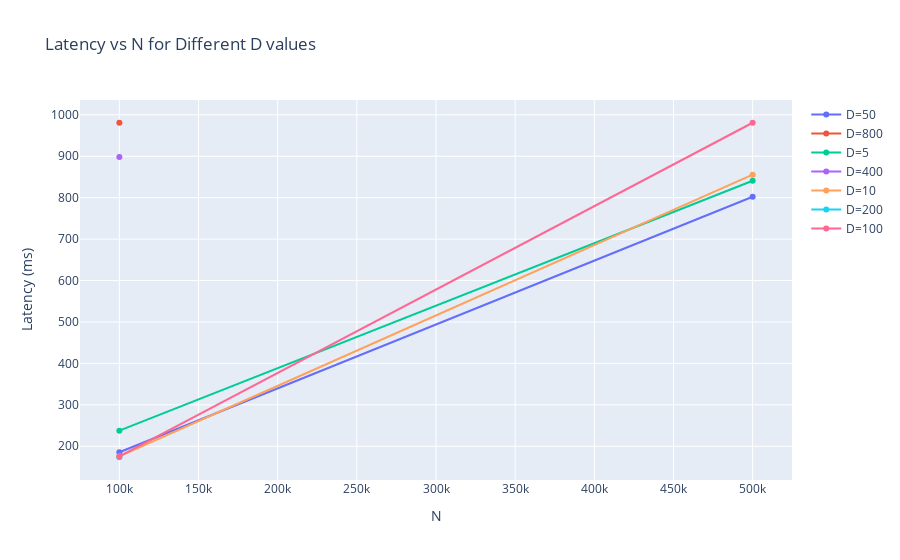

Source (notebook cell):
### Code cell
generate_plot(latency_values)

### Figure 1 — Plotly figure (JSON) as saved in the notebook; plotly's stock layout.template omitted (floating-point values rounded to 4 significant figures)
{"data": [{"mode": "lines+markers", "name": "D=50", "type": "scatter", "x": [500000, 100000], "y": [802.2, 185.6]}, {"mode": "lines+markers", "name": "D=800", "type": "scatter", "x": [100000], "y": [980.9]}, {"mode": "lines+markers", "name": "D=5", "type": "scatter", "x": [500000, 100000], "y": [840.9, 237.7]}, {"mode": "lines+markers", "name": "D=400", "type": "scatter", "x": [100000], "y": [898.0]}, {"mode": "lines+markers", "name": "D=10", "type": "scatter", "x": [500000, 100000], "y": [855.6, 175.9]}, {"mode": "lines+markers", "name": "D=200", "type": "scatter", "x": [100000], "y": [173.5]}, {"mode": "lines+markers", "name": "D=100", "type": "scatter", "x": [500000, 100000], "y": [980.9, 175.6]}], "layout": {"autosize": true, "title": {"text": "Latency vs N for Different D values"}, "xaxis": {"autorange": true, "range": [76070.0, 523900.0], "title": {"text": "N"}, "type": "linear"}, "yaxis": {"autorange": true, "range": [106.9, 1047.0], "title": {"text": "Latency (ms)"}, "type": "linear"}}}
